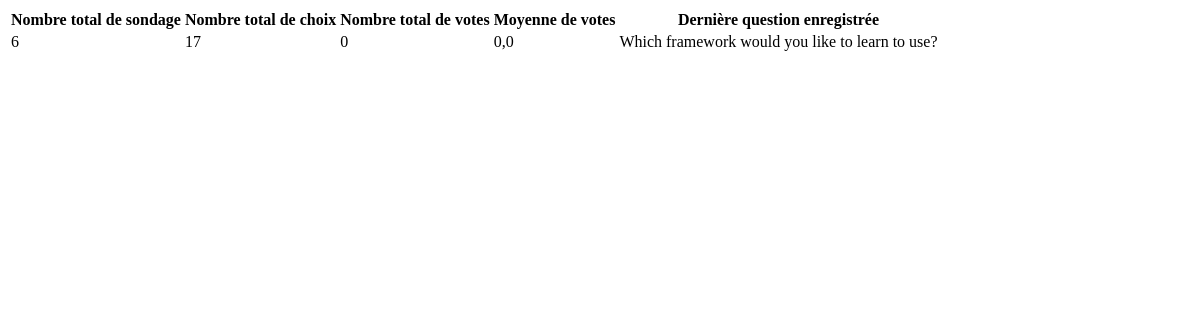
Before: /polls/statistics/ with the older database file.
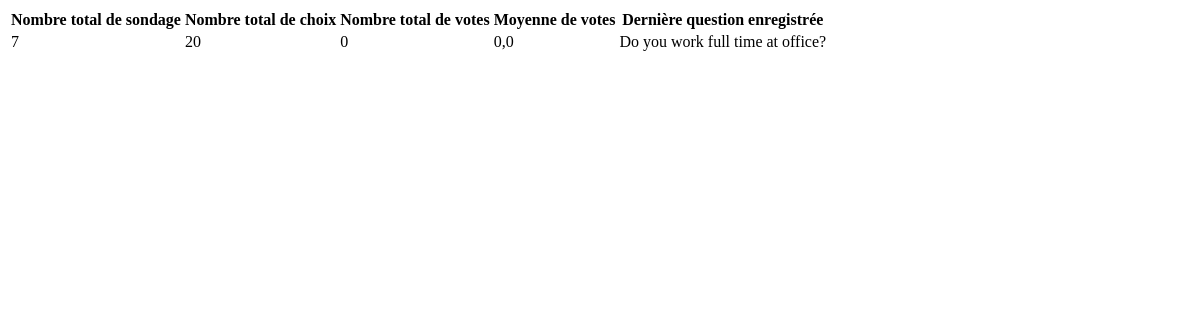
After: the same page with the newer database file.
### polls/models.py (models this page shows, shortened)
class Question(models.Model):
    question_text = models.CharField(max_length=200)
    pub_date = models.DateTimeField("date published")

### polls/views.py (the view)
# urls.py: path("statistics/", views.statistics, name="statistics"),
def statistics(request):
    total_questions = Question.objects.count()
    total_choices = Choice.objects.count()
    total_votes = Choice.objects.aggregate(Sum("votes"))
    avg_votes = Choice.objects.aggregate(Avg("votes", default=0))
    last_id = Question.objects.aggregate(id=Max("id"))
    last_question_recorded = Question.objects.get(pk=last_id.get("id"))
    context = {
        "total_questions": total_questions,
        "total_choices": total_choices,
        "total_votes": total_votes,
        "avg_votes": avg_votes,
        "last_question_recorded": last_question_recorded
    }
    return render(request, "polls/statistics.html", context)

### polls/templates/polls/statistics.html
<table>
    <thead>
        <tr>
            <th>Nombre total de sondage</th>
            <th>Nombre total de choix</th>
            <th>Nombre total de votes</th>
            <th>Moyenne de votes</th>
            <th>Dernière question enregistrée</th>
        </tr>
    </thead>
    <tbody>
        <tr>
            <td>{{ total_questions }}</td>
            <td>{{ total_choices }}</td>
            <td>{{ total_votes.votes__sum }}</td>
            <td>{{ avg_votes.votes__avg }}</td>
            <td>{{ last_question_recorded.question_text }}</td>
        </tr>
    </tbody>
</table>

Changed rows visible on the page:
no longer on this page (row unchanged): Question: question_text "Which framework would you like to learn to use?"
added Question: question_text "Do you work full time at office?"
Other visible differences:
{{ total_questions }}: "6" → "7"
{{ total_choices }}: "17" → "20"
